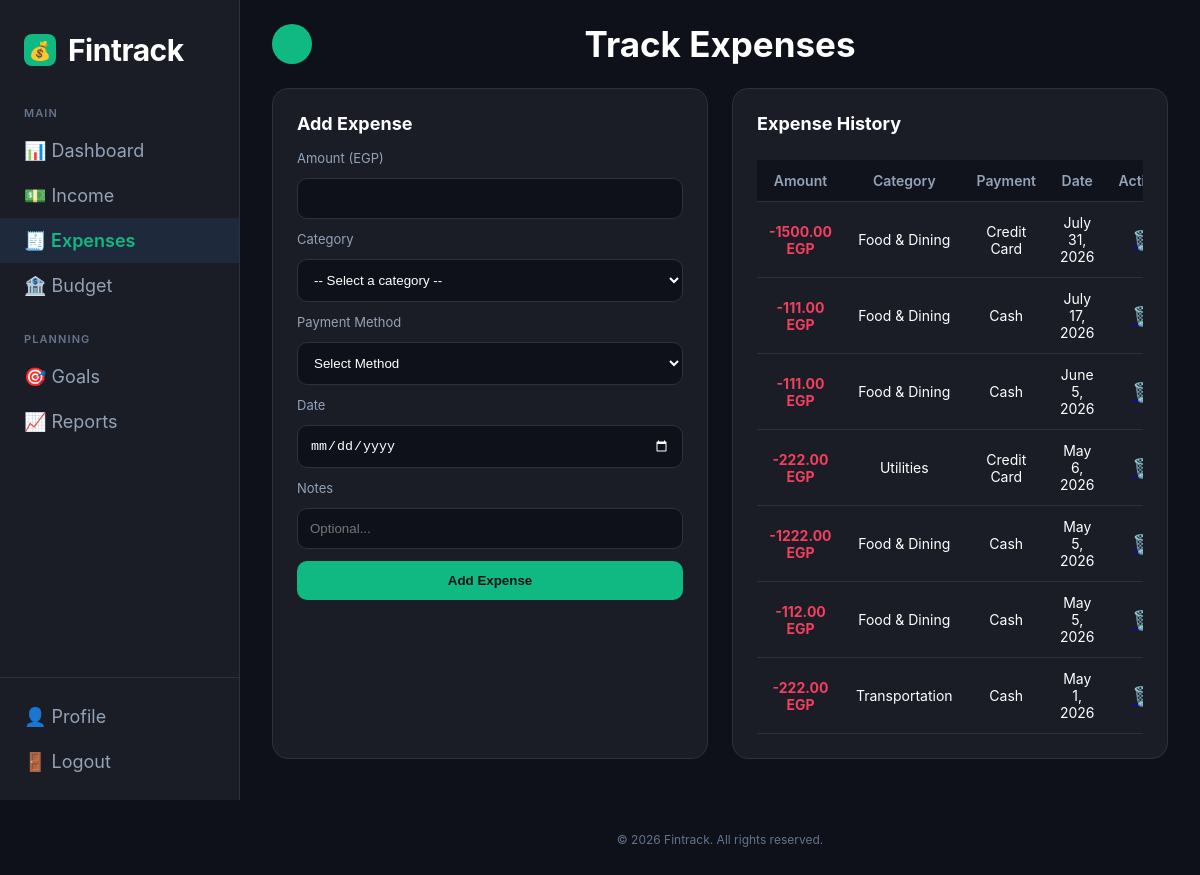
Screenshot of /expenses/ (signed in) with the database file from the repository.
### transactions/models.py (models this page shows, shortened)
class expenses(models.Model):
    user = models.ForeignKey(settings.AUTH_USER_MODEL, on_delete=models.CASCADE, null=True)
    Amount = models.DecimalField(
        max_digits=10,
        decimal_places=2,
        validators=[MinValueValidator(0.0)]
    )
    Category = models.CharField(max_length=200)
    Payment_Method = models.CharField(max_length=100)
    Notes = models.TextField(blank=True, null=True)
    Date = models.DateField()

### transactions/views.py (the view, shortened to what this page needs)
# urls.py: path('expenses/', views.expense_view, name='track-expenses'),
@login_required
def expense_view(request):
    all_expenses = expenses.objects.filter(user=request.user).order_by('-Date')
    return render(request, 'track-expenses.html', {'expenses': all_expenses})

### transactions/templates/track-expenses.html (shortened to what this page needs)
{% load static %}
<!DOCTYPE html>
<html lang="en">
<head>
    <link rel="stylesheet" href="{% static 'tracker.css' %}">
    <link rel="stylesheet" href="{% static 'side-bar.css' %}">
</head>
<body>
<div class="app">
    <aside id="sidebar"></aside>
    <div class="main">
        <nav class="topbar">
            <div class="page-title">Track Expenses</div>
            <div class="user-profile">
                <div class="avatar">
                </div>
            </div>
        </nav>
        <div class="content">
            <div class="card">
                <h2>Add Expense</h2>
                <form method="POST">
                    <label>Amount (EGP)</label>
                    <input type="number" name="amount" required min="0" step="0.01">
                    <label>Category</label>
                    <select name="category" required>
                        <option value="">-- Select a category --</option>
                    </select>
                    <label>Payment Method</label>
                    <select name="payment_method" required>
                        <option value="">Select Method</option>
                    </select>
                    <label>Date</label>
                    <input type="date" name="date" required>
                    <label>Notes</label>
                    <input type="text" name="notes" placeholder="Optional...">
                    <button type="submit">Add Expense</button>
                </form>
            </div>
            <div class="card">
                <h2>Expense History</h2>
                <div style="overflow-x: auto;">
                    <table>
                        <thead>
                            <tr>
                                <th>Amount</th>
                                <th>Category</th>
                                <th>Payment</th>
                                <th>Date</th>
                                <th>Actions</th>
                            </tr>
                        </thead>
                        <tbody>
                            {% for expense in expenses %}
                            <tr>
                                <td>
                                    <span style="color: #f43f5e; font-weight: bold;">
                                        -{{ expense.Amount|floatformat:2 }} EGP
                                    </span>
                                </td>
                                <td><span class="badge">{{ expense.Category }}</span></td>
                                <td>{{ expense.Payment_Method }}</td>
                                <td>{{ expense.Date }}</td>
                                <td>
                                    <a href="{% url 'delete-expense' expense.id %}" onclick="return confirm('Are you sure?')">
                                        <span style="color: #f43f5e; cursor: pointer; font-size: 1.2rem;">🗑️</span>
                                    </a>
                                </td>
                            </tr>
                            {% empty %}
                            <tr>
                                <td colspan="6" style="text-align: center;">No expenses recorded yet.</td>
                            </tr>
                            {% endfor %}
                        </tbody>
                    </table>
                </div>
            </div>
        </div>
    </div>
</div>
<footer class="footer">
    <p>© 2026 Fintrack. All rights reserved.</p>
</footer>
</body>
</html>

### transactions/static/tracker.css (style rules this page uses)
.content { padding: 1rem 2rem; display: flex; flex-direction: column; gap: 1.5rem; }
.card { background-color: #1a1d26; padding: 1.5rem; border-radius: 16px; border: 1px solid #2d313e; transition: 0.3s; }
.card h2 { font-size: 18px; margin-bottom: 1rem; color: #ffffff; }
form { display: flex; flex-direction: column; gap: 12px; }
label { font-size: 13px; color: #94a3b8; }
input, select, textarea { padding: 12px; border-radius: 10px; border: 1px solid #2d313e; background-color: #0f111a; color: #ffffff; outline: none; transition: 0.2s; }
button { padding: 12px; border-radius: 10px; border: none; background-color: #10b981; color: #0f111a; font-weight: bold; cursor: pointer; transition: 0.3s; }
table { width: 100%; border-collapse: collapse; margin-top: 10px; color: #ffffff; }
th, td { padding: 12px; text-align: center; border-bottom: 1px solid #2d313e; font-size: 14px; }
th { color: #94a3b8; font-weight: 600; background-color: #11131c; }

### static/side-bar.css (style rules this page uses)
* { margin: 0; padding: 0; box-sizing: border-box; }
body { font-family: 'Inter', 'Segoe UI', sans-serif; background-color: #0f111a; color: #ffffff; }
.app { display: flex; min-height: 100vh; }
aside#sidebar { width: 240px; background-color: #1a1d26; border-right: 1px solid #2d313e; display: flex; flex-direction: column; position: fixed; height: 100vh; z-index: 100; }
.main { margin-left: 240px; flex: 1; background-color: #0f111a; }
.topbar { display: flex; align-items: center; justify-content: space-between; padding: 1.5rem 2rem; position: relative; }
.page-title { font-size: 35px; font-weight: 700; position: absolute; left: 50%; transform: translateX(-50%); }
.avatar { margin-left: auto; width: 40px; height: 40px; background-color: #10b981; border-radius: 50%; }
.content { padding: 0 2rem 2rem; display: grid; grid-template-columns: repeat(auto-fit, minmax(200px, 1fr)); gap: 1.5rem; }
footer.footer { margin-left: 240px; padding: 2rem; text-align: center; font-size: 12px; color: #64748b; }
.avatar { margin-left: auto; width: 40px; height: 40px; border-radius: 50%; overflow: hidden; display: flex; align-items: center; justify-content: center; }

### rows the page displays
expenses: Amount "1500.00", Category "Food & Dining", Payment_Method "Credit Card", Date "July 31, 2026"
expenses: Amount "111.00", Category "Food & Dining", Payment_Method "Cash", Date "July 17, 2026"
expenses: Amount "111.00", Category "Food & Dining", Payment_Method "Cash", Date "June 5, 2026"
expenses: Amount "222.00", Category "Utilities", Payment_Method "Credit Card", Date "May 6, 2026"
expenses: Amount "1222.00", Category "Food & Dining", Payment_Method "Cash", Date "May 5, 2026"
expenses: Amount "112.00", Category "Food & Dining", Payment_Method "Cash", Date "May 5, 2026"
expenses: Amount "222.00", Category "Transportation", Payment_Method "Cash", Date "May 1, 2026"
